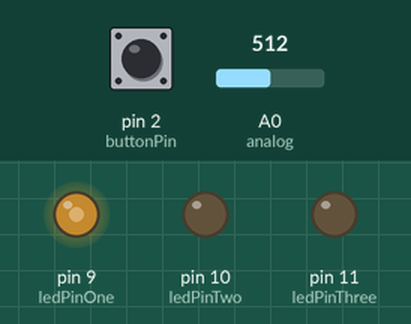
The sketch below on a simulated Arduino Uno, built with avr-gcc and run on an emulated ATmega328P. Shown: output pins drawn as LEDs (lit = HIGH). The test bench sets the inputs (shaded band); at power-on: A0 (analog) = 512, pin 2 (buttonPin) LOW. What the sketch prints to the serial monitor is not drawn.

Above: at 1.2 s.
1.3 s: A0 (analog) set to 716
At 2.5 s:
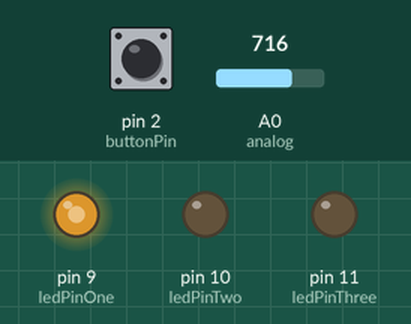
2.8 s: pin 2 (buttonPin) pulled HIGH for 0.15 s
At 4.0 s:
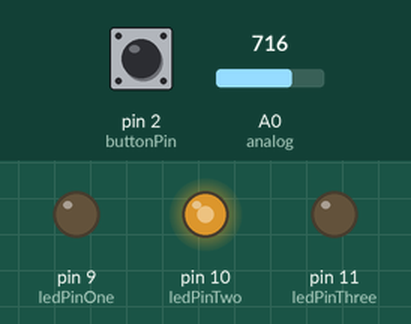
4.4 s: A0 (analog) set to 900
At 5.1 s:
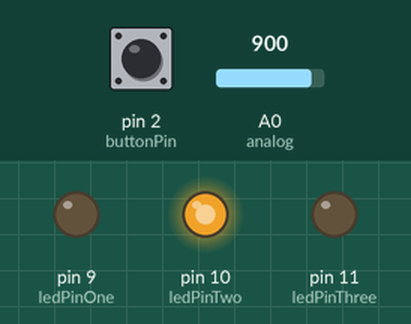
5.9 s: pin 2 (buttonPin) pulled HIGH for 1 s
At 6.4 s:
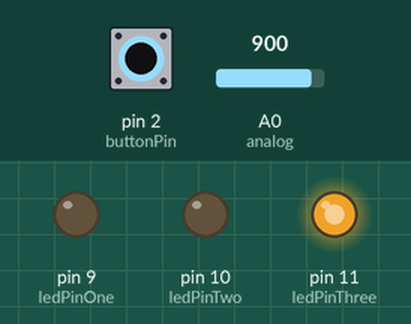
8.4 s: pin 2 (buttonPin) pulled HIGH for 0.15 s
At 9.5 s:
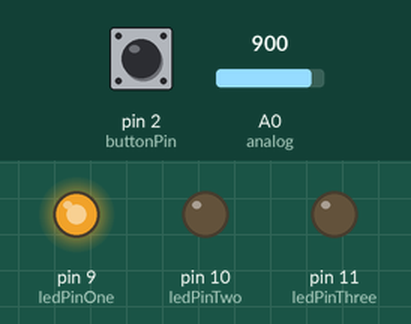
10.0 s: A0 (analog) set to 122
At 10.3 s:
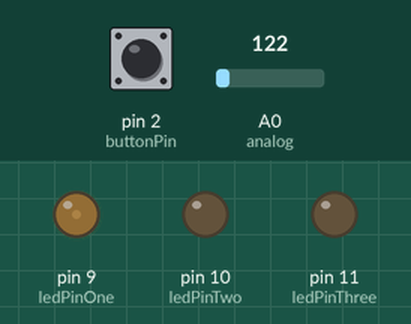
Timing chart, 0 to 12.5 s (numbered marks = the images above; inputs shaded):
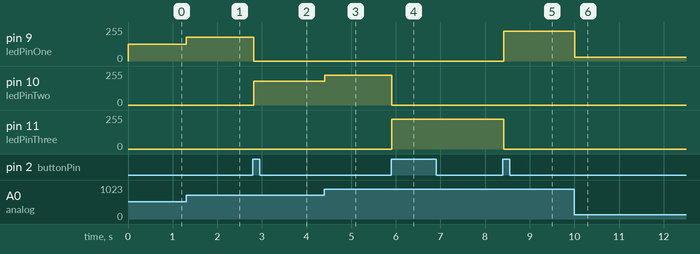

Measured:
- after the input at 1.3 s, pin 9 (ledPinOne): 127/255 → 177/255 at once
- after the input at 2.8 s, pin 9 (ledPinOne): 177/255 → 0/255 at once; pin 10 (ledPinTwo): 0/255 → 177/255 at once
- after the input at 4.4 s, pin 10 (ledPinTwo): 177/255 → 223/255 at once
- after the input at 5.9 s, pin 10 (ledPinTwo): 223/255 → 0/255 at once; pin 11 (ledPinThree): 0/255 → 223/255 at once
- after the input at 8.4 s, pin 9 (ledPinOne): 0/255 → 223/255 at once; pin 11 (ledPinThree): 223/255 → 0/255 at once
- after the input at 10.0 s, pin 9 (ledPinOne): 223/255 → 30/255 at once

The sketch:

petTrick.ino
```cpp
int buttonPin = 2;
int analog = A0;
int ledPinOne = 9;
int ledPinTwo = 10;
int ledPinThree = 11;
int buttonCounter = 0;
int ledCount = 3;

void ledControl(int high,int low,int alsoLow, int brightness){
  analogWrite(high, brightness);
  digitalWrite(low, LOW);
  digitalWrite(alsoLow, LOW);
}

void setup() {
  // put your setup code here, to run once:
  Serial.begin(9600);
  pinMode(ledPinOne, OUTPUT);
  pinMode(ledPinTwo, OUTPUT);
  pinMode(ledPinThree, OUTPUT);
  pinMode(buttonPin, INPUT);
}

int previousState = 0;

void loop() {
  int buttonState = digitalRead(buttonPin);
  int rawData = analogRead(analog);
  int brightness = map(rawData, 0, 1023, 0, 254);
  Serial.println(brightness);
  int ledFlip = buttonCounter%ledCount;
  if (!ledFlip){
    ledControl(ledPinOne,ledPinTwo,ledPinThree, brightness);
  } else if (ledFlip == 1){
    ledControl(ledPinTwo,ledPinOne,ledPinThree, brightness);
  } else {
    ledControl(ledPinThree,ledPinOne,ledPinTwo, brightness);
  }
  if (buttonState){
    if (!previousState){
      buttonCounter++;
      previousState = 1;
    }
  } else {
    if (previousState) {
      previousState = 0;
    }
  }
}
```
